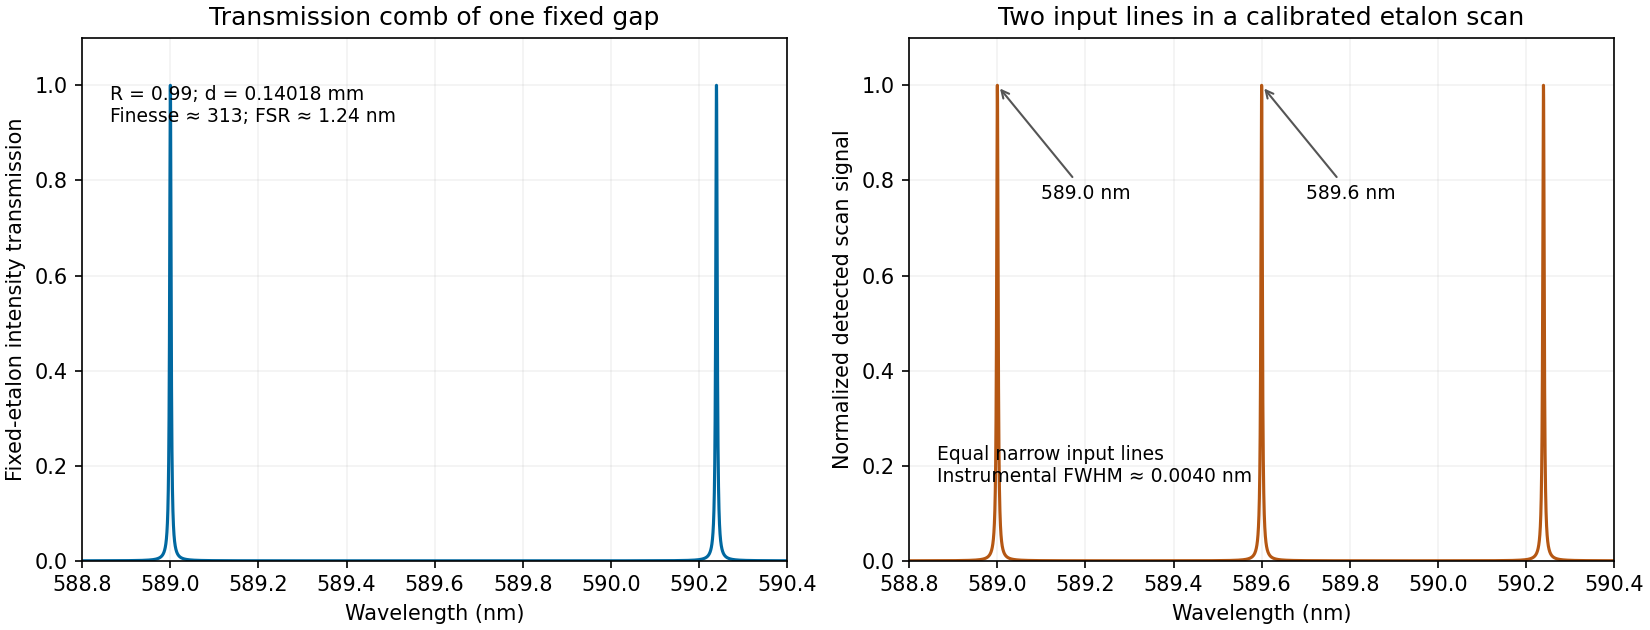

This figure's Python source:
"""Original solution figure; tested with Python 3.14.

Uses NumPy and Matplotlib as declared in the root pyproject.toml.
Writes its PNG basename to the current working directory.
"""
from pathlib import Path
import matplotlib
matplotlib.use("Agg")
import matplotlib.pyplot as plt
import numpy as np

def main():
    R=.99;d=476*589e-9/2;c=299792458.
    coeff=4*R/(1-R)**2;fsr=c/(2*d)
    wavelength_nm=np.linspace(588.8,590.4,50000);lam=wavelength_nm*1e-9
    bare=1/(1+coeff*np.sin(2*np.pi*d/lam)**2)
    scan=sum(1/(1+coeff*np.sin(np.pi*(c/lam-c/line)/fsr)**2) for line in (589e-9,589.6e-9))
    fig,(ax,scanned)=plt.subplots(1,2,figsize=(11,4.2),layout="constrained")
    ax.plot(wavelength_nm,bare,color="#0068a0",lw=1.5)
    scanned.plot(wavelength_nm,scan,color="#b55713",lw=1.5)
    for a in (ax,scanned):
        a.set(xlabel="Wavelength (nm)",xlim=(588.8,590.4),ylim=(0,1.1));a.grid(alpha=.16)
    ax.set(ylabel="Fixed-etalon intensity transmission",title="Transmission comb of one fixed gap")
    ax.text(.04,.91,"R = 0.99; d = 0.14018 mm\nFinesse ≈ 313; FSR ≈ 1.24 nm",transform=ax.transAxes,fontsize=9,va="top")
    scanned.set(ylabel="Normalized detected scan signal",title="Two input lines in a calibrated etalon scan")
    for center in (589.,589.6):
        scanned.annotate(f"{center:.1f} nm",xy=(center,1),xytext=(center+.1,.76),fontsize=9,
                         arrowprops={"arrowstyle":"->","color":"#555555"})
    scanned.text(.04,.15,"Equal narrow input lines\nInstrumental FWHM ≈ 0.0040 nm",transform=scanned.transAxes,fontsize=9)

    fig.savefig(Path(__file__).with_suffix(".png").name, dpi=150,
                facecolor="white", transparent=False)
    plt.close(fig)


if __name__ == "__main__":
    main()
